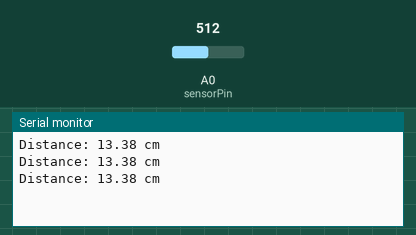
Recording of a sketch running on a simulated Arduino Uno, built with avr-gcc and run on an emulated ATmega328P. Shown: the last lines printed to the serial monitor. The inputs (shaded band) are chosen by the test bench; at power-on: A0 (sensorPin) = 512.

Above: at 1.3 s.
1.4 s: A0 (sensorPin) set to 716
At 1.9 s:
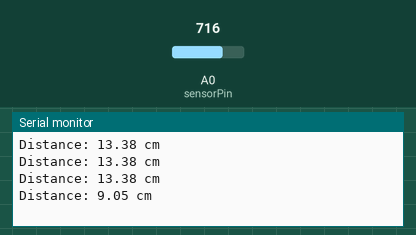
2.9 s: A0 (sensorPin) set to 900
At 3.4 s:
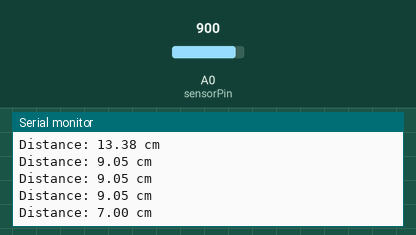
Timing chart, 0 to 5.9 s (numbered marks = the images above; inputs shaded):
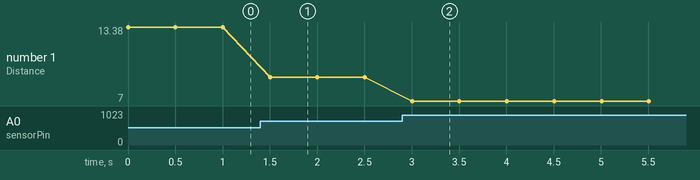

The sketch:

Ultrasonic_Sensor.ino
```cpp
// 定義するピンの番号
const int sensorPin = A0;  // センサーの出力が接続されるアナログピン

void setup() {
  // シリアル通信を開始
  Serial.begin(9600);
}

void loop() {
  // アナログ値を読み取る
  int sensorValue = analogRead(sensorPin);

  // 読み取った値を電圧に変換
  float voltage = sensorValue * (5.0 / 1023.0);

  // 電圧から距離を計算 (公式に基づいて適切な係数を設定)
  float distance = 27.86 / (voltage - 0.42); // 公式の例: a / (voltage - b) 形式

  // 測定された距離をシリアルモニタに表示
  Serial.print("Distance: ");
  Serial.print(distance);
  Serial.println(" cm");

  // 次の測定までの待機時間
  delay(500);
}
```

Measured:
- after the input at 1.4 s, the serial monitor: prints a new line after 0.10 s (image 1)
- after the input at 2.9 s, the serial monitor: prints a new line after 0.10 s (image 2)
- plotted number 1: 13.38 → 9.05 after the input at 1.4 s, 9.05 → 7 after the input at 2.9 s
